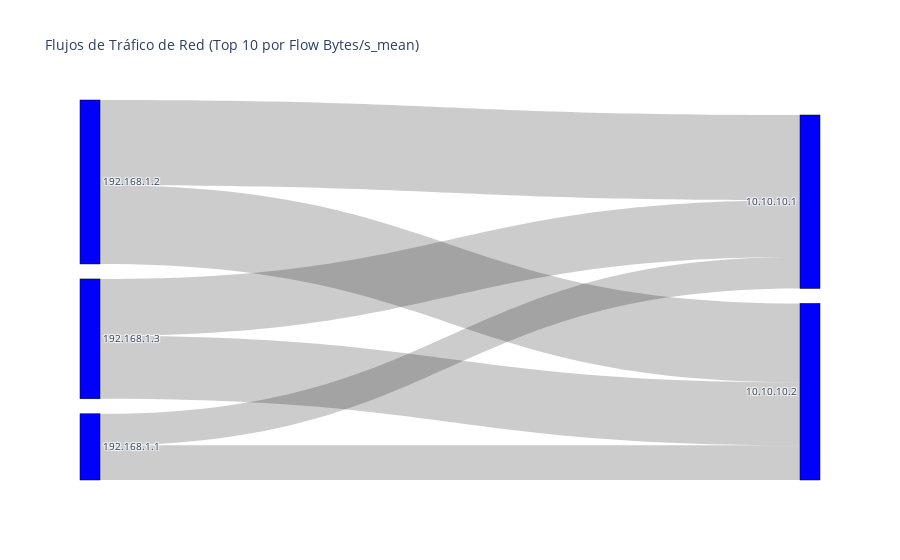

Notebook source saved alongside this figure:
### Markdown cell above
# Fases de un ataque: Validación de Hipotesis iniciales
## Fase de Exploración:

### Hipótesis 1: Aumento repentino en Packets/Flow y Bytes/Flow

### Code cell
import pandas as pd
import plotly.graph_objects as go
from sklearn.preprocessing import LabelEncoder
from typing import Optional, List, Dict, Any

# ==============================================================================
# Bloque 1: Funciones de Análisis de Datos y Visualización
# ==============================================================================

def analyze_traffic_flows(df: pd.DataFrame) -> pd.DataFrame:
    """
    Analiza un DataFrame de tráfico de red para calcular métricas de flujos.
    
    Args:
        df (pd.DataFrame): DataFrame de entrada con los datos de tráfico.

    Returns:
        pd.DataFrame: Un DataFrame con las métricas calculadas.

    Raises:
        ValueError: Si las columnas requeridas no están en el DataFrame.
    """
    required_cols = ['Source IP', 'Destination IP', 'Flow Packets/s', 'Flow Bytes/s', 'Flow Duration']
    if not all(col in df.columns for col in required_cols):
        raise ValueError(f"Error: El DataFrame debe contener las columnas: {required_cols}")

    print("\n--- [Análisis de Flujos] Calculando métricas de flujos de tráfico ---")

    # Definir las agregaciones de forma más explícita
    agg_dict = {
        'Flow Packets/s': ['mean', 'std'],
        'Flow Bytes/s': ['mean', 'std'],
        'Flow Duration': ['mean', 'std']
    }
    
    grouped_df = df.groupby(['Source IP', 'Destination IP']).agg(agg_dict).reset_index()

    # Flatten the MultiIndex columns in a more robust way
    grouped_df.columns = ['_'.join(col).strip() if col[1] else col[0] for col in grouped_df.columns.values]
    
    # Crear y ordenar el DataFrame final
    df_flows = grouped_df.rename(columns={
        'Source IP_': 'Source IP',
        'Destination IP_': 'Destination IP'
    })
    
    df_flows = df_flows.sort_values(
        by=['Flow Packets/s_mean', 'Flow Bytes/s_mean', 'Flow Duration_mean'], 
        ascending=False
    ).reset_index(drop=True)

    print("[Análisis de Flujos] Métricas de flujos calculadas.")
    return df_flows

def print_top_network_flows(df: pd.DataFrame, max_flows: int = 10) -> None:
    """
    Identifica y imprime los flujos de red más importantes basados en la importancia del flujo.
    
    Args:
        df (pd.DataFrame): DataFrame de entrada con las métricas de flujos.
        max_flows (int): El número de flujos más importantes a imprimir.
        
    Raises:
        ValueError: Si las columnas requeridas no están en el DataFrame.
    """
    required_cols = ['Source IP', 'Destination IP', 'Flow Packets/s_mean', 'Flow Bytes/s_mean']
    if not all(col in df.columns for col in required_cols):
        raise ValueError(f"Error: El DataFrame debe contener las columnas: {required_cols}")

    print(f"\n--- [Análisis de Flujos] Imprimiendo los {max_flows} flujos más importantes ---")

    # Calcular la importancia del flujo y ordenar
    df_copy = df.copy()
    df_copy['Flow Importance'] = df_copy['Flow Packets/s_mean'] + df_copy['Flow Bytes/s_mean']
    top_flows = df_copy.sort_values(by='Flow Importance', ascending=False).head(max_flows)

    # Imprimir los flujos (iterrows es aceptable para esta tarea de impresión)
    for _, row in top_flows.iterrows():
        print(
            f"Source IP: {row['Source IP']} -> Destination IP: {row['Destination IP']}\n"
            f"  - Paquetes/s (mean): {row['Flow Packets/s_mean']:.2f}, Bytes/s (mean): {row['Flow Bytes/s_mean']:.2f}\n"
            f"  - Importancia del Flujo: {row['Flow Importance']:.2f}"
        )
        
def plot_sankey_diagram(df: pd.DataFrame,
                        flow_metric: str = 'Flow Packets/s_mean',
                        top_flows: int = 20) -> Optional[go.Figure]:
    """
    Genera un diagrama de Sankey interactivo para visualizar los flujos de tráfico.
    
    Args:
        df (pd.DataFrame): El DataFrame de flujos, con 'Source IP', 'Destination IP' y la métrica de flujo.
        flow_metric (str): El nombre de la columna que representa la magnitud del flujo.
        top_flows (int): El número de flujos más importantes a incluir en el diagrama.

    Returns:
        Optional[go.Figure]: Un objeto de figura de Plotly o None si ocurre una excepción.
        
    Raises:
        ValueError: Si el DataFrame no contiene las columnas necesarias.
    """
    required_cols = ['Source IP', 'Destination IP', flow_metric]
    if not all(col in df.columns for col in required_cols):
        raise ValueError(f"Error: El DataFrame debe contener las columnas: {required_cols}")

    print("\n--- [Visualización] Creando un Diagrama de Sankey para flujos de tráfico ---")
    try:
        # Seleccionar los flujos más importantes
        df_sankey = df.sort_values(by=flow_metric, ascending=False).head(top_flows).reset_index(drop=True)
        
        if df_sankey.empty:
            print("No se encontraron flujos para visualizar.")
            return None

        # Preparar los datos para el diagrama de Sankey
        all_nodes = pd.concat([df_sankey['Source IP'], df_sankey['Destination IP']]).unique()
        le = LabelEncoder()
        labels = le.fit_transform(all_nodes)
        node_to_index = {node: i for i, node in enumerate(all_nodes)}
        
        sources = [node_to_index[ip] for ip in df_sankey['Source IP']]
        targets = [node_to_index[ip] for ip in df_sankey['Destination IP']]
        values = df_sankey[flow_metric]

        # Crear el diagrama de Sankey
        fig = go.Figure(data=[go.Sankey(
            node=dict(
                pad=15,
                thickness=20,
                line=dict(color="black", width=0.5),
                label=all_nodes,
                color="blue"
            ),
            link=dict(
                source=sources,
                target=targets,
                value=values
            )
        )])

        fig.update_layout(
            title_text=f"Flujos de Tráfico de Red (Top {top_flows} por {flow_metric})", 
            font=dict(size=10)
        )
        
        print("[Visualización] Diagrama de Sankey creado con éxito.")
        return fig

    except Exception as e:
        print(f"[EXCEPTION] Ocurrió un error al crear el diagrama de Sankey: {e}")
        return None

# ==============================================================================
# Bloque 2: Ejemplo de Uso
# ==============================================================================

if __name__ == "__main__":
    # Datos de ejemplo con un campo de duración para la segunda función
    df_raw = pd.DataFrame({
        'Source IP': ['192.168.1.1', '192.168.1.2', '192.168.1.3', '192.168.1.1', '192.168.1.2', '192.168.1.3'],
        'Destination IP': ['10.10.10.1', '10.10.10.2', '10.10.10.1', '10.10.10.2', '10.10.10.1', '10.10.10.2'],
        'Flow Packets/s': [100, 200, 150, 120, 250, 180],
        'Flow Bytes/s': [10000, 25000, 18000, 11000, 27000, 20000],
        'Flow Duration': [5, 10, 8, 6, 12, 9]
    })

    # Analizar y calcular métricas de flujos
    try:
        df_analyzed = analyze_traffic_flows(df_raw)
        print("\nDataFrame de flujos analizado:\n", df_analyzed)

        # Imprimir los flujos más importantes
        print_top_network_flows(df_analyzed, max_flows=5)

        # Generar y mostrar el diagrama de Sankey
        sankey_figure = plot_sankey_diagram(df_analyzed, flow_metric='Flow Bytes/s_mean', top_flows=10)
        if sankey_figure:
            sankey_figure.show()
        else:
            print("No se pudo generar el diagrama de Sankey.")
            
    except ValueError as e:
        print(f"Error en la ejecución: {e}")

### Figure 1 — Plotly figure (JSON) as saved in the notebook; plotly's stock layout.template omitted (floating-point values rounded to 4 significant figures)
{"data": [{"link": {"source": [0, 0, 1, 1, 2, 2], "target": [3, 4, 4, 3, 4, 3], "value": [27000.0, 25000.0, 20000.0, 18000.0, 11000.0, 10000.0]}, "node": {"color": "blue", "label": ["192.168.1.2", "192.168.1.3", "192.168.1.1", "10.10.10.1", "10.10.10.2"], "line": {"color": "black", "width": 0.5}, "pad": 15, "thickness": 20}, "type": "sankey"}], "layout": {"font": {"size": 10}, "title": {"text": "Flujos de Tráfico de Red (Top 10 por Flow Bytes/s_mean)"}}}
